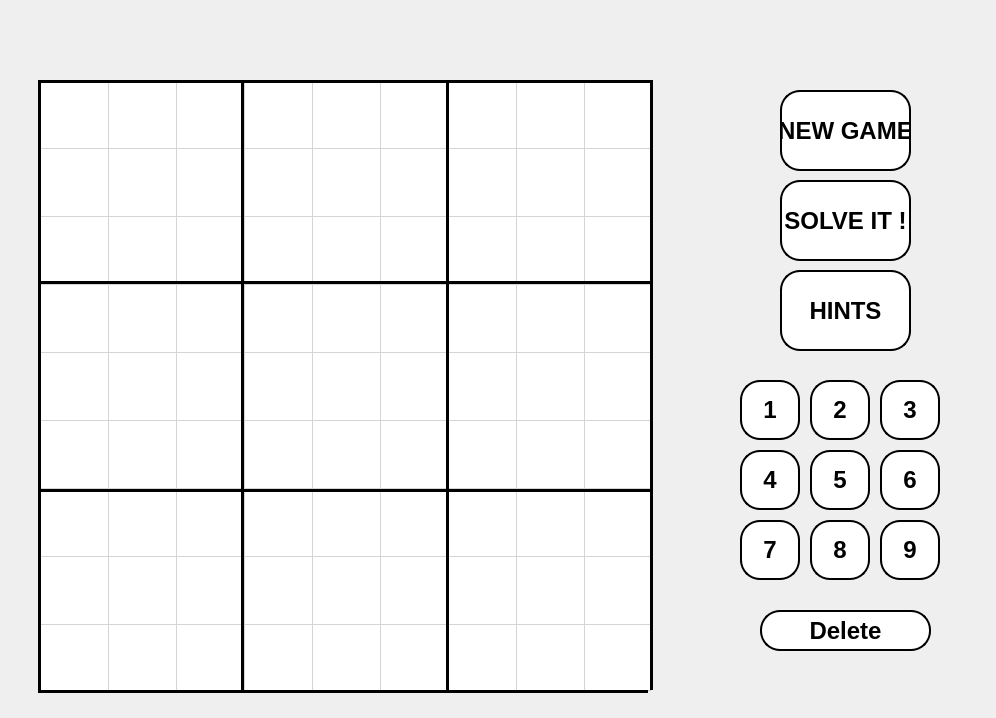
<?xml version="1.0" encoding="UTF-8"?>
<ui version="4.0">
 <class>sudokuadult</class>
 <widget class="QMainWindow" name="sudokuadult">
  <property name="geometry">
   <rect>
    <x>0</x>
    <y>0</y>
    <width>996</width>
    <height>718</height>
   </rect>
  </property>
  <property name="windowTitle">
   <string>Medium Level</string>
  </property>
  <property name="styleSheet">
   <string notr="true"/>
  </property>
  <widget class="QWidget" name="centralWidget">
   <widget class="QLabel" name="background">
    <property name="geometry">
     <rect>
      <x>0</x>
      <y>0</y>
      <width>1001</width>
      <height>721</height>
     </rect>
    </property>
    <property name="text">
     <string/>
    </property>
   </widget>
   <widget class="QLabel" name="score1">
    <property name="geometry">
     <rect>
      <x>570</x>
      <y>-60</y>
      <width>211</width>
      <height>51</height>
     </rect>
    </property>
    <property name="styleSheet">
     <string notr="true">font: 20pt;
background : white;
border : 2px solid blue;
border-radius :20px</string>
    </property>
    <property name="text">
     <string/>
    </property>
   </widget>
   <widget class="QPushButton" name="reload">
    <property name="geometry">
     <rect>
      <x>870</x>
      <y>730</y>
      <width>113</width>
      <height>32</height>
     </rect>
    </property>
    <property name="styleSheet">
     <string notr="true">border: 1px solid transparent;
background :transparent</string>
    </property>
    <property name="text">
     <string/>
    </property>
   </widget>
   <widget class="QPushButton" name="indication">
    <property name="geometry">
     <rect>
      <x>780</x>
      <y>270</y>
      <width>131</width>
      <height>81</height>
     </rect>
    </property>
    <property name="styleSheet">
     <string notr="true">border: 2px solid black;

background:white;
border-radius:20px
;
font:18pt;
font-weight :bold;</string>
    </property>
    <property name="text">
     <string>HINTS</string>
    </property>
   </widget>
   <widget class="QPushButton" name="pushButton_7">
    <property name="enabled">
     <bool>false</bool>
    </property>
    <property name="geometry">
     <rect>
      <x>38</x>
      <y>80</y>
      <width>610</width>
      <height>3</height>
     </rect>
    </property>
    <property name="styleSheet">
     <string notr="true">background : black;
border :1px solid black</string>
    </property>
    <property name="text">
     <string/>
    </property>
   </widget>
   <widget class="QPushButton" name="solveit">
    <property name="geometry">
     <rect>
      <x>780</x>
      <y>180</y>
      <width>131</width>
      <height>81</height>
     </rect>
    </property>
    <property name="styleSheet">
     <string notr="true">border: 2px solid black;

background:white;
border-radius:20px
;
font:18pt;
font-weight :bold;</string>
    </property>
    <property name="text">
     <string>SOLVE IT !</string>
    </property>
   </widget>
   <widget class="QPushButton" name="erase">
    <property name="geometry">
     <rect>
      <x>760</x>
      <y>610</y>
      <width>171</width>
      <height>41</height>
     </rect>
    </property>
    <property name="sizePolicy">
     <sizepolicy hsizetype="Minimum" vsizetype="Preferred">
      <horstretch>0</horstretch>
      <verstretch>0</verstretch>
     </sizepolicy>
    </property>
    <property name="styleSheet">
     <string notr="true">border: 2px solid black;

background:white;
border-radius:20px
;
font:18pt;
font-weight :bold;</string>
    </property>
    <property name="text">
     <string>Delete</string>
    </property>
   </widget>
   <widget class="QPushButton" name="newgame">
    <property name="geometry">
     <rect>
      <x>780</x>
      <y>90</y>
      <width>131</width>
      <height>81</height>
     </rect>
    </property>
    <property name="styleSheet">
     <string notr="true">border: 2px solid black;

background:white;
border-radius:20px
;
font:18pt;
font-weight :bold;</string>
    </property>
    <property name="text">
     <string>NEW GAME</string>
    </property>
   </widget>
   <widget class="QTableWidget" name="mytable1">
    <property name="geometry">
     <rect>
      <x>40</x>
      <y>80</y>
      <width>611</width>
      <height>611</height>
     </rect>
    </property>
    <property name="sizePolicy">
     <sizepolicy hsizetype="Preferred" vsizetype="Preferred">
      <horstretch>0</horstretch>
      <verstretch>0</verstretch>
     </sizepolicy>
    </property>
    <property name="mouseTracking">
     <bool>false</bool>
    </property>
    <property name="layoutDirection">
     <enum>Qt::LeftToRight</enum>
    </property>
    <property name="styleSheet">
     <string notr="true">background :white;
z-index=1;</string>
    </property>
    <property name="inputMethodHints">
     <set>Qt::ImhNone</set>
    </property>
    <property name="verticalScrollBarPolicy">
     <enum>Qt::ScrollBarAlwaysOff</enum>
    </property>
    <property name="horizontalScrollBarPolicy">
     <enum>Qt::ScrollBarAlwaysOff</enum>
    </property>
    <property name="sizeAdjustPolicy">
     <enum>QAbstractScrollArea::AdjustToContents</enum>
    </property>
    <property name="autoScroll">
     <bool>false</bool>
    </property>
    <property name="editTriggers">
     <set>QAbstractItemView::NoEditTriggers</set>
    </property>
    <property name="dragDropOverwriteMode">
     <bool>false</bool>
    </property>
    <property name="alternatingRowColors">
     <bool>false</bool>
    </property>
    <property name="iconSize">
     <size>
      <width>200</width>
      <height>80</height>
     </size>
    </property>
    <property name="textElideMode">
     <enum>Qt::ElideLeft</enum>
    </property>
    <property name="sortingEnabled">
     <bool>false</bool>
    </property>
    <property name="wordWrap">
     <bool>true</bool>
    </property>
    <property name="cornerButtonEnabled">
     <bool>true</bool>
    </property>
    <attribute name="horizontalHeaderVisible">
     <bool>false</bool>
    </attribute>
    <attribute name="horizontalHeaderCascadingSectionResizes">
     <bool>true</bool>
    </attribute>
    <attribute name="horizontalHeaderDefaultSectionSize">
     <number>68</number>
    </attribute>
    <attribute name="horizontalHeaderHighlightSections">
     <bool>false</bool>
    </attribute>
    <attribute name="horizontalHeaderMinimumSectionSize">
     <number>19</number>
    </attribute>
    <attribute name="verticalHeaderVisible">
     <bool>false</bool>
    </attribute>
    <attribute name="verticalHeaderCascadingSectionResizes">
     <bool>false</bool>
    </attribute>
    <attribute name="verticalHeaderDefaultSectionSize">
     <number>68</number>
    </attribute>
    <attribute name="verticalHeaderHighlightSections">
     <bool>true</bool>
    </attribute>
    <attribute name="verticalHeaderMinimumSectionSize">
     <number>22</number>
    </attribute>
    <attribute name="verticalHeaderShowSortIndicator" stdset="0">
     <bool>true</bool>
    </attribute>
    <row>
     <property name="text">
      <string>New Row</string>
     </property>
    </row>
    <row>
     <property name="text">
      <string>New Row</string>
     </property>
    </row>
    <row>
     <property name="text">
      <string>New Row</string>
     </property>
    </row>
    <row>
     <property name="text">
      <string>New Row</string>
     </property>
    </row>
    <row>
     <property name="text">
      <string>New Row</string>
     </property>
    </row>
    <row>
     <property name="text">
      <string>New Row</string>
     </property>
    </row>
    <row>
     <property name="text">
      <string>New Row</string>
     </property>
    </row>
    <row>
     <property name="text">
      <string>New Row</string>
     </property>
    </row>
    <row>
     <property name="text">
      <string>New Row</string>
     </property>
    </row>
    <column>
     <property name="text">
      <string>New Column</string>
     </property>
    </column>
    <column>
     <property name="text">
      <string>New Column</string>
     </property>
    </column>
    <column>
     <property name="text">
      <string>New Column</string>
     </property>
    </column>
    <column>
     <property name="text">
      <string>New Column</string>
     </property>
    </column>
    <column>
     <property name="text">
      <string>New Column</string>
     </property>
    </column>
    <column>
     <property name="text">
      <string>New Column</string>
     </property>
    </column>
    <column>
     <property name="text">
      <string>New Column</string>
     </property>
    </column>
    <column>
     <property name="text">
      <string>New Column</string>
     </property>
    </column>
    <column>
     <property name="text">
      <string>New Column</string>
     </property>
    </column>
    <item row="0" column="0">
     <property name="text">
      <string/>
     </property>
     <property name="textAlignment">
      <set>AlignCenter</set>
     </property>
    </item>
    <item row="1" column="0">
     <property name="textAlignment">
      <set>AlignCenter</set>
     </property>
    </item>
    <item row="2" column="0">
     <property name="textAlignment">
      <set>AlignCenter</set>
     </property>
    </item>
   </widget>
   <widget class="QPushButton" name="menu">
    <property name="geometry">
     <rect>
      <x>20</x>
      <y>10</y>
      <width>121</width>
      <height>71</height>
     </rect>
    </property>
    <property name="styleSheet">
     <string notr="true">border :1px solid transparent ;
background :transparent</string>
    </property>
    <property name="text">
     <string/>
    </property>
    <property name="iconSize">
     <size>
      <width>111</width>
      <height>71</height>
     </size>
    </property>
   </widget>
   <widget class="QPushButton" name="savegame">
    <property name="geometry">
     <rect>
      <x>750</x>
      <y>730</y>
      <width>113</width>
      <height>32</height>
     </rect>
    </property>
    <property name="styleSheet">
     <string notr="true">border: 1px solid transparent;
background :transparent</string>
    </property>
    <property name="text">
     <string/>
    </property>
   </widget>
   <widget class="QPushButton" name="pushButton_11">
    <property name="enabled">
     <bool>false</bool>
    </property>
    <property name="geometry">
     <rect>
      <x>38</x>
      <y>80</y>
      <width>3</width>
      <height>610</height>
     </rect>
    </property>
    <property name="styleSheet">
     <string notr="true">background : black;
border :1px solid black</string>
    </property>
    <property name="text">
     <string/>
    </property>
   </widget>
   <widget class="QPushButton" name="pushButton_10">
    <property name="enabled">
     <bool>false</bool>
    </property>
    <property name="geometry">
     <rect>
      <x>38</x>
      <y>690</y>
      <width>610</width>
      <height>3</height>
     </rect>
    </property>
    <property name="styleSheet">
     <string notr="true">background : black;
border :1px solid black</string>
    </property>
    <property name="text">
     <string/>
    </property>
   </widget>
   <widget class="QPushButton" name="pushButton_4">
    <property name="enabled">
     <bool>false</bool>
    </property>
    <property name="geometry">
     <rect>
      <x>241</x>
      <y>80</y>
      <width>3</width>
      <height>610</height>
     </rect>
    </property>
    <property name="styleSheet">
     <string notr="true">background : black;
border :1px solid black</string>
    </property>
    <property name="text">
     <string/>
    </property>
   </widget>
   <widget class="QPushButton" name="pushButton_9">
    <property name="enabled">
     <bool>false</bool>
    </property>
    <property name="geometry">
     <rect>
      <x>241</x>
      <y>80</y>
      <width>3</width>
      <height>610</height>
     </rect>
    </property>
    <property name="styleSheet">
     <string notr="true">background : black;
border :1px solid black</string>
    </property>
    <property name="text">
     <string/>
    </property>
   </widget>
   <widget class="QPushButton" name="pushButton_5">
    <property name="enabled">
     <bool>false</bool>
    </property>
    <property name="geometry">
     <rect>
      <x>40</x>
      <y>80</y>
      <width>610</width>
      <height>3</height>
     </rect>
    </property>
    <property name="styleSheet">
     <string notr="true">background : black;
border :1px solid black</string>
    </property>
    <property name="text">
     <string/>
    </property>
   </widget>
   <widget class="QPushButton" name="pushButton_3">
    <property name="enabled">
     <bool>false</bool>
    </property>
    <property name="geometry">
     <rect>
      <x>446</x>
      <y>80</y>
      <width>3</width>
      <height>610</height>
     </rect>
    </property>
    <property name="styleSheet">
     <string notr="true">background : black;
border :1px solid black</string>
    </property>
    <property name="text">
     <string/>
    </property>
   </widget>
   <widget class="QPushButton" name="pushButton_2">
    <property name="enabled">
     <bool>false</bool>
    </property>
    <property name="geometry">
     <rect>
      <x>650</x>
      <y>80</y>
      <width>3</width>
      <height>610</height>
     </rect>
    </property>
    <property name="styleSheet">
     <string notr="true">background : black;
border :1px solid black</string>
    </property>
    <property name="text">
     <string/>
    </property>
   </widget>
   <widget class="QPushButton" name="pushButton_6">
    <property name="enabled">
     <bool>false</bool>
    </property>
    <property name="geometry">
     <rect>
      <x>40</x>
      <y>281</y>
      <width>610</width>
      <height>3</height>
     </rect>
    </property>
    <property name="styleSheet">
     <string notr="true">background : black;
border :1px solid black</string>
    </property>
    <property name="text">
     <string/>
    </property>
   </widget>
   <widget class="QPushButton" name="pushButton_8">
    <property name="enabled">
     <bool>false</bool>
    </property>
    <property name="geometry">
     <rect>
      <x>40</x>
      <y>489</y>
      <width>610</width>
      <height>3</height>
     </rect>
    </property>
    <property name="styleSheet">
     <string notr="true">background : black;
border :1px solid black</string>
    </property>
    <property name="text">
     <string/>
    </property>
   </widget>
   <widget class="QPushButton" name="number9">
    <property name="geometry">
     <rect>
      <x>880</x>
      <y>520</y>
      <width>60</width>
      <height>60</height>
     </rect>
    </property>
    <property name="sizePolicy">
     <sizepolicy hsizetype="Minimum" vsizetype="Preferred">
      <horstretch>0</horstretch>
      <verstretch>0</verstretch>
     </sizepolicy>
    </property>
    <property name="styleSheet">
     <string notr="true">border: 2px solid black;

background:white;
border-radius:20px
;
font:18pt;
font-weight :bold;</string>
    </property>
    <property name="text">
     <string>9</string>
    </property>
   </widget>
   <widget class="QPushButton" name="number8">
    <property name="geometry">
     <rect>
      <x>810</x>
      <y>520</y>
      <width>60</width>
      <height>60</height>
     </rect>
    </property>
    <property name="sizePolicy">
     <sizepolicy hsizetype="Minimum" vsizetype="Preferred">
      <horstretch>0</horstretch>
      <verstretch>0</verstretch>
     </sizepolicy>
    </property>
    <property name="styleSheet">
     <string notr="true">border: 2px solid black;

background:white;
border-radius:20px
;
font:18pt;
font-weight :bold;</string>
    </property>
    <property name="text">
     <string>8</string>
    </property>
   </widget>
   <widget class="QPushButton" name="number7">
    <property name="geometry">
     <rect>
      <x>740</x>
      <y>520</y>
      <width>60</width>
      <height>60</height>
     </rect>
    </property>
    <property name="sizePolicy">
     <sizepolicy hsizetype="Minimum" vsizetype="Preferred">
      <horstretch>0</horstretch>
      <verstretch>0</verstretch>
     </sizepolicy>
    </property>
    <property name="styleSheet">
     <string notr="true">border: 2px solid black;

background:white;
border-radius:20px
;
font:18pt;
font-weight :bold;</string>
    </property>
    <property name="text">
     <string>7</string>
    </property>
   </widget>
   <widget class="QPushButton" name="number6">
    <property name="geometry">
     <rect>
      <x>880</x>
      <y>450</y>
      <width>60</width>
      <height>60</height>
     </rect>
    </property>
    <property name="sizePolicy">
     <sizepolicy hsizetype="Minimum" vsizetype="Preferred">
      <horstretch>0</horstretch>
      <verstretch>0</verstretch>
     </sizepolicy>
    </property>
    <property name="styleSheet">
     <string notr="true">border: 2px solid black;

background:white;
border-radius:20px
;
font:18pt;
font-weight :bold;</string>
    </property>
    <property name="text">
     <string>6</string>
    </property>
   </widget>
   <widget class="QPushButton" name="number4">
    <property name="geometry">
     <rect>
      <x>740</x>
      <y>450</y>
      <width>60</width>
      <height>60</height>
     </rect>
    </property>
    <property name="sizePolicy">
     <sizepolicy hsizetype="Minimum" vsizetype="Preferred">
      <horstretch>0</horstretch>
      <verstretch>0</verstretch>
     </sizepolicy>
    </property>
    <property name="styleSheet">
     <string notr="true">border: 2px solid black;

background:white;
border-radius:20px
;
font:18pt;
font-weight :bold;</string>
    </property>
    <property name="text">
     <string>4</string>
    </property>
   </widget>
   <widget class="QPushButton" name="number5">
    <property name="geometry">
     <rect>
      <x>810</x>
      <y>450</y>
      <width>60</width>
      <height>60</height>
     </rect>
    </property>
    <property name="sizePolicy">
     <sizepolicy hsizetype="Minimum" vsizetype="Preferred">
      <horstretch>0</horstretch>
      <verstretch>0</verstretch>
     </sizepolicy>
    </property>
    <property name="styleSheet">
     <string notr="true">border: 2px solid black;

background:white;
border-radius:20px
;
font:18pt;
font-weight :bold;</string>
    </property>
    <property name="text">
     <string>5</string>
    </property>
   </widget>
   <widget class="QPushButton" name="number2">
    <property name="geometry">
     <rect>
      <x>810</x>
      <y>380</y>
      <width>60</width>
      <height>60</height>
     </rect>
    </property>
    <property name="sizePolicy">
     <sizepolicy hsizetype="Minimum" vsizetype="Preferred">
      <horstretch>0</horstretch>
      <verstretch>0</verstretch>
     </sizepolicy>
    </property>
    <property name="styleSheet">
     <string notr="true">border: 2px solid black;

background:white;
border-radius:20px
;
font:18pt;
font-weight :bold;</string>
    </property>
    <property name="text">
     <string>2</string>
    </property>
   </widget>
   <widget class="QPushButton" name="number1">
    <property name="geometry">
     <rect>
      <x>740</x>
      <y>380</y>
      <width>60</width>
      <height>60</height>
     </rect>
    </property>
    <property name="sizePolicy">
     <sizepolicy hsizetype="Minimum" vsizetype="Preferred">
      <horstretch>0</horstretch>
      <verstretch>0</verstretch>
     </sizepolicy>
    </property>
    <property name="styleSheet">
     <string notr="true">border: 2px solid black;

background:white;
border-radius:20px
;
font:18pt;
font-weight :bold;</string>
    </property>
    <property name="text">
     <string>1</string>
    </property>
   </widget>
   <widget class="QPushButton" name="number3">
    <property name="geometry">
     <rect>
      <x>880</x>
      <y>380</y>
      <width>60</width>
      <height>60</height>
     </rect>
    </property>
    <property name="sizePolicy">
     <sizepolicy hsizetype="Minimum" vsizetype="Preferred">
      <horstretch>0</horstretch>
      <verstretch>0</verstretch>
     </sizepolicy>
    </property>
    <property name="styleSheet">
     <string notr="true">border: 2px solid black;

background:white;
border-radius:20px
;
font:18pt;
font-weight :bold;</string>
    </property>
    <property name="text">
     <string>3</string>
    </property>
   </widget>
   <widget class="QLabel" name="clocklabel">
    <property name="geometry">
     <rect>
      <x>240</x>
      <y>7</y>
      <width>301</width>
      <height>71</height>
     </rect>
    </property>
    <property name="text">
     <string/>
    </property>
   </widget>
   <widget class="QLabel" name="timing">
    <property name="geometry">
     <rect>
      <x>320</x>
      <y>20</y>
      <width>181</width>
      <height>51</height>
     </rect>
    </property>
    <property name="styleSheet">
     <string notr="true">font:25pt;
font-weight :bold;</string>
    </property>
    <property name="text">
     <string/>
    </property>
    <property name="alignment">
     <set>Qt::AlignCenter</set>
    </property>
   </widget>
  </widget>
 </widget>
 <layoutdefault spacing="6" margin="11"/>
 <resources/>
 <connections/>
</ui>
